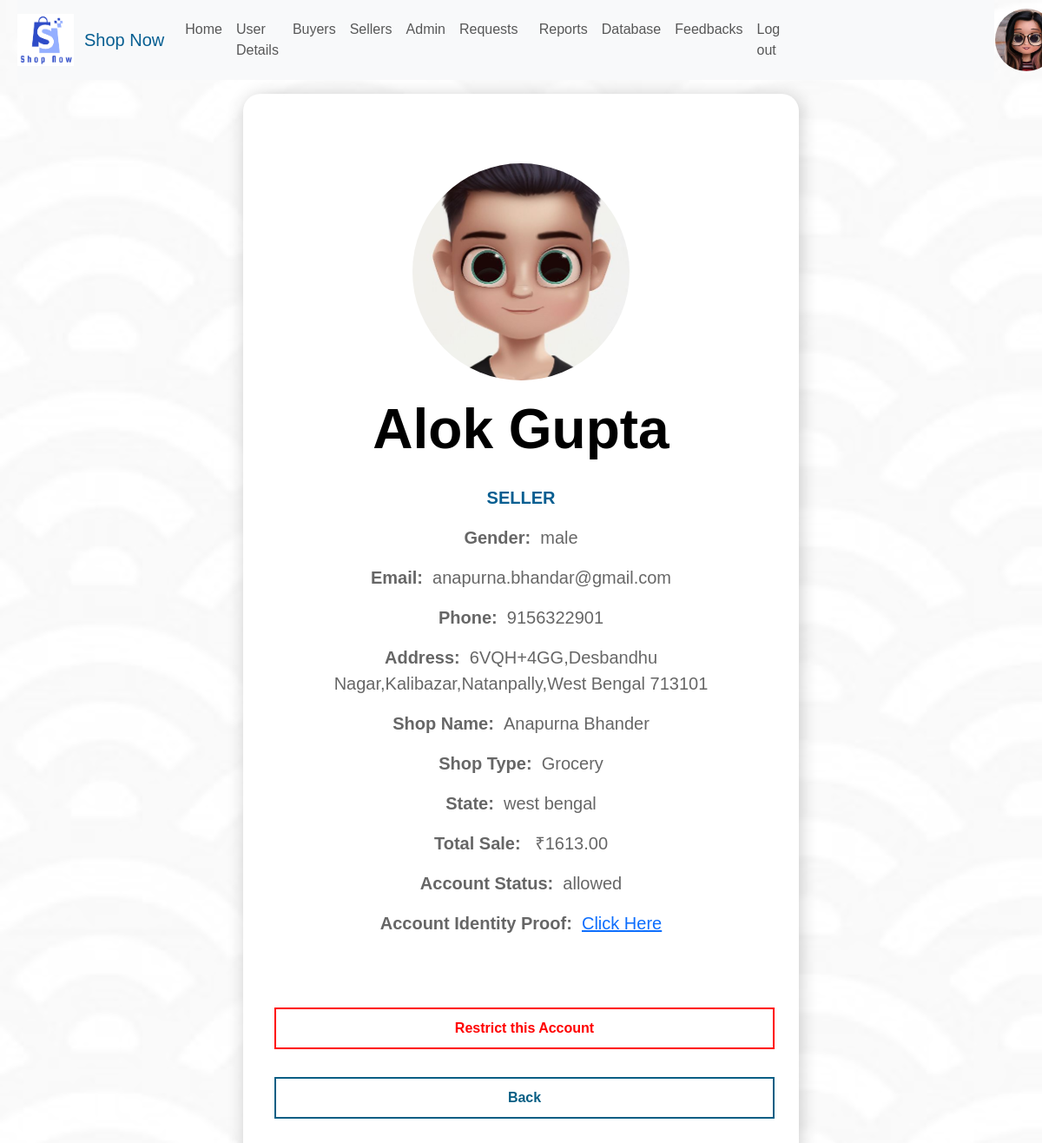
Screenshot of /SellerView.php?id=36 (signed in) with the database file from the repository.
### tables this page shows
CREATE TABLE `sellerdetails` (
  `Serial_no` int(255) NOT NULL,
  `Name` varchar(255) DEFAULT NULL,
  `Gender` varchar(10) NOT NULL,
  `Email` varchar(255) DEFAULT NULL,
  `Username` varchar(256) DEFAULT NULL,
  `Password` varchar(256) DEFAULT NULL,
  `Phone` varchar(255) DEFAULT NULL,
  `Shop_name` varchar(256) DEFAULT NULL,
  `Shop_Type` varchar(255) NOT NULL,
  `Address` varchar(256) DEFAULT NULL,
  `State` varchar(256) DEFAULT NULL,
  `Photo_Id` varchar(256) NOT NULL,
  `Allow` varchar(255) DEFAULT NULL,
  `Identity` varchar(255) NOT NULL,
  `Question` varchar(255) NOT NULL,
  `Answer` varchar(255) NOT NULL
);

### SellerView.php (the view, shortened to what this page needs)
<?php
include_once('database.php');
?>
<html>
    <head>
    <link rel="stylesheet" href="#">
    <link rel="stylesheet" href="style.css">
<link rel="stylesheet" href="https://cdnjs.cloudflare.com/ajax/libs/font-awesome/4.7.0/css/font-awesome.min.css">
    <link href="https://cdn.jsdelivr.net/npm/bootstrap@5.3.0-alpha1/dist/css/bootstrap.min.css" rel="stylesheet">
</head>
    <body style="background-color:hsl(0,0%,95%); margin:0 20px; font-family: 'Gill Sans', 'Gill Sans MT', Calibri, 'Trebuchet MS', sans-serif; " onload="myFunction()">
<?php
$email=$_SESSION['admin'];
$sql="SELECT * FROM admindetails WHERE Email='$email'";
$result=mysqli_query($conn,$sql);
if(mysqli_num_rows($result)>0){
    while($row=mysqli_fetch_assoc($result)){
        $bgn=$row['Gender'];
        $bpid=$row['Photo_id'];
        if(!empty($bpid)){
            $photo="adminUpload/".$bpid;
        }
        else{
            $bgn=strtolower($bgn);
            $photo="uploads/".$bgn.".jpg";
        }
      }
}
else{
    echo "<div  class='alert alert-danger' role='alert'>Something went wrong. Please try again later!!
  </div>";
}
?>
<?php
$s="SELECT * FROM sellerdetails WHERE Allow=''";
$r=mysqli_query($conn,$s);
if(mysqli_num_rows($r)>0){
  $req="<i class='fa-solid fa-circle' style='color: #ff1900;font-size:5px'></i>";
}
else{
  $req="";
}
?>
    <nav class="navbar navbar-expand-lg navbar-light bg-light  pr-4" style="z-index:99;width:97%;" >
    <img src="uploads/logo.jpg" height="60rem" width="65rem" class="logo mt-2 mb-2 ml-2">
  <a class="navbar-brand" href="index.php" style="color:rgb(6, 94, 145) ;padding-left: 1vw; "> Shop Now</a>
  <div class="collapse navbar-collapse" id="navbarSupportedContent">
    <ul class="navbar-nav mr-4">
      <li class="nav-item active">
        <a class="nav-link " href="AdminHomepage.php">Home</a>
      </li>
      <li class="nav-item">
        <a class="nav-link " href="AdminUserDetails.php">User Details</a>
      </li>
      <li class="nav-item">
        <a class="nav-link "  href="AdminBuyerPage.php" >Buyers</a>
      </li>
      <li class="nav-item">
        <a class="nav-link "  href="AdminSellerPage.php"  >Sellers</a>
      </li>
      <li class="nav-item">
        <a class="nav-link "  href="AdminPage.php"  >Admin</a>
      </li>
      <li>
      <a class="nav-link" href="SellerRequests.php" >Requests&nbsp;<?php echo $req ?></a>
      </li>
      <li>
      <a class="nav-link" href="reports.php" >Reports</a>
      </li>
      <li>
      <a class="nav-link" href="Adminddatabase.php" >Database</a>
      </li>
      <li>
      <a class="nav-link" href="AdminFeedback.php" >Feedbacks</a>
      </li>
      <li class="nav-item">
        <a class="nav-link " href="logout.php">Log out</a>
      </li>
    </ul>
<div class="float-right icon">
  <a href="AdminUserDetails.php" style="display:flex;"><img src="<?php echo $photo ?>" style="height:9vh; width:9vh; object-fit: cover;  border-radius: 50px; margin-left:15rem; cursor:pointer"></a></div>
</nav>
<div class="d-flex justify-content-center  mt-2 p-2" >
    <div class="profile" >
    <?php
    $ss=$_SESSION['id'];
$sql="SELECT * FROM sellerdetails WHERE Serial_no='$ss'";
$result=mysqli_query($conn,$sql);
if(mysqli_num_rows($result)>0){
    while($row=mysqli_fetch_assoc($result)){
        $Name=$row['Name'];
        $Gender=$row['Gender'];
        $Email=$row['Email'];
        $Phone=$row['Phone'];
        $Shop_name=$row['Shop_name'];
        $Shop_Type=$row['Shop_Type'];
        $Address=$row['Address'];
        $State=$row['State'];
        $Photo_Id=$row['Photo_Id'];
        $Allow=$row['Allow'];
        $idn=$row['Identity'];
        if(!empty($Photo_Id)){
            $photo="uploads/".$Photo_Id;
        }
        else{
            $photo="uploads/".$Gender.".jpg";
        }
        $sale=0;
        $sql3="SELECT * FROM orders WHERE Delivery_Status='Delivered' AND Seller_Email='$Email'";
        $result3=mysqli_query($conn,$sql3);
        if(mysqli_num_rows($result3)>0){
            while($row3=mysqli_fetch_assoc($result3)){
                $price=$row3['Price'];
                $price=intval($price);
                $sale=$sale+$price;
            }
        }
        if($Allow=="allowed"){
$btn3="<div class='Button1 button-one1' id='btn3'>Restrict this Account</div> ";
        }
        elseif($Allow=="restricted")
{
        $btn3="<div class='Button button-one' id='btn3'>Allow this Account</div>";
 }
?>
<img  class="rounded-circle mt-5 mb-2" src="<?php echo $photo?>" height="250px" width="250px" alt="">
<p class="header"><?php echo $Name?> </p>
<p><span style="color:rgb(6, 94, 145)">SELLER</span></P>
<p><span>Gender:</span> &nbsp;<?php echo $Gender?> </p>
<p ><span>Email: &nbsp;</span><?php echo $Email?> </p>
<p ><span>Phone: &nbsp;</span><?php echo $Phone?> </p>
<p ><span>Address: &nbsp;</span><?php echo $Address?> </p>
<p ><span>Shop Name: &nbsp;</span><?php echo $Shop_name?> </p>
<p ><span>Shop Type: &nbsp;</span><?php echo $Shop_Type?> </p>
<p ><span>State: &nbsp;</span><?php echo $State?> </p>
<p ><span>Total Sale: &nbsp;</span> ₹<?php echo $sale?>.00 </p>
<p ><span>Account Status:</span> &nbsp;<?php echo $Allow?> </p>
<p ><span>Account Identity Proof:</span> &nbsp;<a href="SellerUpload/<?php echo
$idn ?>" target="_blanlk">Click Here</a> </p>
<div id="error" class="alert"></div>
<?php echo $btn3?>
<div class="Button button-one" id="btn1">Back</div>
<?php
        }
    }
?>
    </div>
</div>
    </body></html>

### style.css (style rules this page uses)
* { margin: 0; padding: 0; }

### SellerView.php (style rules this page uses)
* { padding:0; margin:0; }
body { background-color:rgba(88, 88, 88, 0.856); background-size: cover; background-image:url("uploads/b1.jpg"); background-blend-mode: lighten; }
.Button1 { position: relative; display:flex; height: 6vh; margin:2em 0 1rem 0.25em; width:100%; cursor: pointer; border:2px solid red; color:red; text-decoration: none; background: rgb(255,255,255); text-decoration: none; color:red; font-size:1rem; font-weight: bold; padding:0.5em 0.5em; z-index:1; align-items: center; vertical-align: middle; text-align: center; justify-content: center; border-radius: var(--radius-4); box-shadow: var(--shadow-3); }
.Button1::after { content:''; position: absolute; color:white; width:100%; height: 100%; border-radius: var(--radius-5); background-color:red; top:0; left:0; z-index: -1; transition:transform 200ms ease-in; }
.Button-one1::after { border-radius: var(--radius-4); transform: scaleX(0); transform-origin: left; transform-origin: right; color:white; }
.Button { position: relative; display:flex; height: 6vh; margin:2em 0 1rem 0.25em; width:100%; cursor: pointer; border:2px solid rgb(6, 94, 132); color:rgb(6, 94, 132); text-decoration: none; background: rgba(255, 255, 255, 0); text-decoration: none; color:rgb(6, 94, 132); font-size:1rem; font-weight: bold; padding:0.5em 0.5em; z-index:1; align-items: center; vertical-align: middle; text-align: center; justify-content: center; border-radius: var(--radius-4); box-shadow: var(--shadow-3); }
.Button::after { content:''; position: absolute; color:white; width:100%; height: 100%; border-radius: var(--radius-5); background-color:rgb(6, 94, 132) ; top:0; left:0; z-index: -1; transition:transform 200ms ease-in; }
.Button-one::after { border-radius: var(--radius-4); transform: scaleX(0); transform-origin: left; transform-origin: right; color:white; }
.profile { width:40rem; height:auto; background-color: white; box-shadow: 2px 2px 20px rgb(0,0,0,0.200); border-radius: 20px; padding:2rem; text-align:center }
.profile img { object-fit: cover; }
.profile .header { font-size:4rem; font-weight: Bolder; color:black; }
.profile p { font-size:20px; color:rgb(0,0,0,0.600); }
.profile span { font-size:20px; font-weight:bolder; }

### rows the page displays
sellerdetails: Gender (picture), Name "Alok Gupta", Gender "male", Email "anapurna.bhandar@gmail.com", Phone "9156322901", Address "6VQH+4GG,Desbandhu Nagar,Kalibazar,Natanpally,West Bengal 713101", Shop_name "Anapurna Bhander", Shop_Type "Grocery", State "west bengal", sale "1613", Allow "allowed", shows "Restrict this Account"
